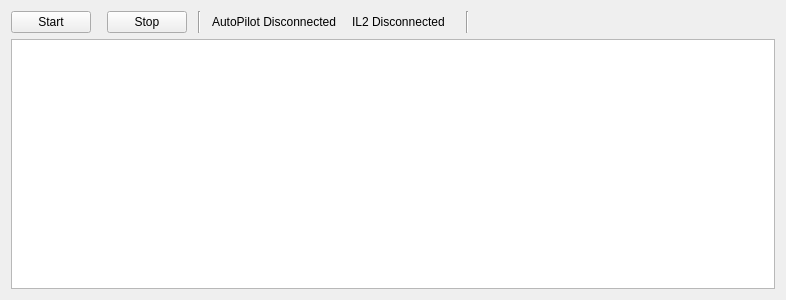
<?xml version="1.0" encoding="UTF-8"?>
<ui version="4.0">
 <class>HITLIL2Widget</class>
 <widget class="QWidget" name="HITLIL2Widget">
  <property name="geometry">
   <rect>
    <x>0</x>
    <y>0</y>
    <width>786</width>
    <height>300</height>
   </rect>
  </property>
  <property name="windowTitle">
   <string>Form</string>
  </property>
  <layout class="QVBoxLayout" name="verticalLayout">
   <item>
    <layout class="QHBoxLayout" name="horizontalLayout">
     <item>
      <widget class="QPushButton" name="startButton">
       <property name="toolTip">
        <string>Request update</string>
       </property>
       <property name="text">
        <string>Start</string>
       </property>
      </widget>
     </item>
     <item>
      <spacer name="horizontalSpacer">
       <property name="orientation">
        <enum>Qt::Horizontal</enum>
       </property>
       <property name="sizeType">
        <enum>QSizePolicy::Preferred</enum>
       </property>
       <property name="sizeHint" stdset="0">
        <size>
         <width>10</width>
         <height>20</height>
        </size>
       </property>
      </spacer>
     </item>
     <item>
      <widget class="QPushButton" name="stopButton">
       <property name="toolTip">
        <string>Send update</string>
       </property>
       <property name="text">
        <string>Stop</string>
       </property>
      </widget>
     </item>
     <item>
      <spacer name="horizontalSpacer_7">
       <property name="orientation">
        <enum>Qt::Horizontal</enum>
       </property>
       <property name="sizeType">
        <enum>QSizePolicy::Preferred</enum>
       </property>
       <property name="sizeHint" stdset="0">
        <size>
         <width>5</width>
         <height>20</height>
        </size>
       </property>
      </spacer>
     </item>
     <item>
      <widget class="Line" name="line">
       <property name="orientation">
        <enum>Qt::Vertical</enum>
       </property>
      </widget>
     </item>
     <item>
      <spacer name="horizontalSpacer_4">
       <property name="orientation">
        <enum>Qt::Horizontal</enum>
       </property>
       <property name="sizeType">
        <enum>QSizePolicy::Preferred</enum>
       </property>
       <property name="sizeHint" stdset="0">
        <size>
         <width>5</width>
         <height>20</height>
        </size>
       </property>
      </spacer>
     </item>
     <item>
      <widget class="QLabel" name="apLabel">
       <property name="font">
        <font>
         <weight>50</weight>
         <bold>false</bold>
        </font>
       </property>
       <property name="autoFillBackground">
        <bool>false</bool>
       </property>
       <property name="text">
        <string>AutoPilot Disconnected</string>
       </property>
      </widget>
     </item>
     <item>
      <spacer name="horizontalSpacer_5">
       <property name="orientation">
        <enum>Qt::Horizontal</enum>
       </property>
       <property name="sizeType">
        <enum>QSizePolicy::Preferred</enum>
       </property>
       <property name="sizeHint" stdset="0">
        <size>
         <width>10</width>
         <height>20</height>
        </size>
       </property>
      </spacer>
     </item>
     <item>
      <widget class="QLabel" name="fgLabel">
       <property name="text">
        <string>IL2 Disconnected</string>
       </property>
      </widget>
     </item>
     <item>
      <spacer name="horizontalSpacer_2">
       <property name="orientation">
        <enum>Qt::Horizontal</enum>
       </property>
       <property name="sizeType">
        <enum>QSizePolicy::Preferred</enum>
       </property>
       <property name="sizeHint" stdset="0">
        <size>
         <width>10</width>
         <height>20</height>
        </size>
       </property>
      </spacer>
     </item>
     <item>
      <spacer name="horizontalSpacer_6">
       <property name="orientation">
        <enum>Qt::Horizontal</enum>
       </property>
       <property name="sizeType">
        <enum>QSizePolicy::Preferred</enum>
       </property>
       <property name="sizeHint" stdset="0">
        <size>
         <width>5</width>
         <height>20</height>
        </size>
       </property>
      </spacer>
     </item>
     <item>
      <widget class="Line" name="line_2">
       <property name="orientation">
        <enum>Qt::Vertical</enum>
       </property>
      </widget>
     </item>
     <item>
      <spacer name="horizontalSpacer_8">
       <property name="orientation">
        <enum>Qt::Horizontal</enum>
       </property>
       <property name="sizeType">
        <enum>QSizePolicy::Preferred</enum>
       </property>
       <property name="sizeHint" stdset="0">
        <size>
         <width>5</width>
         <height>20</height>
        </size>
       </property>
      </spacer>
     </item>
     <item>
      <spacer name="horizontalSpacer_3">
       <property name="orientation">
        <enum>Qt::Horizontal</enum>
       </property>
       <property name="sizeHint" stdset="0">
        <size>
         <width>40</width>
         <height>20</height>
        </size>
       </property>
      </spacer>
     </item>
    </layout>
   </item>
   <item>
    <widget class="QTextBrowser" name="textBrowser"/>
   </item>
  </layout>
 </widget>
 <resources/>
 <connections/>
</ui>
